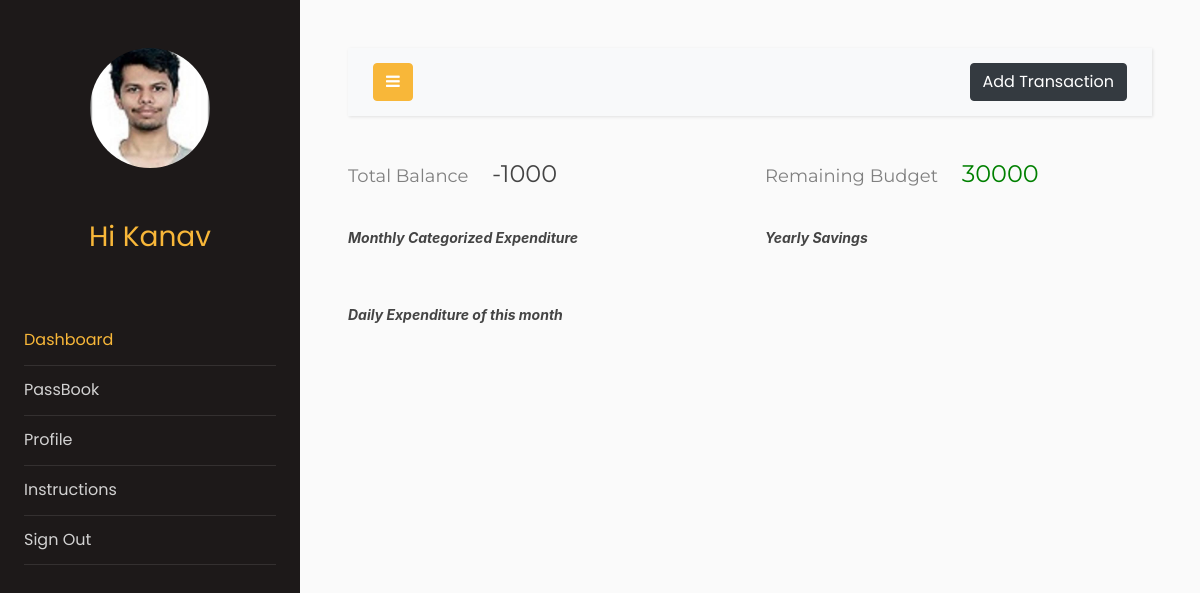
/dashboard (signed in), run on an earlier commit of the app's database.
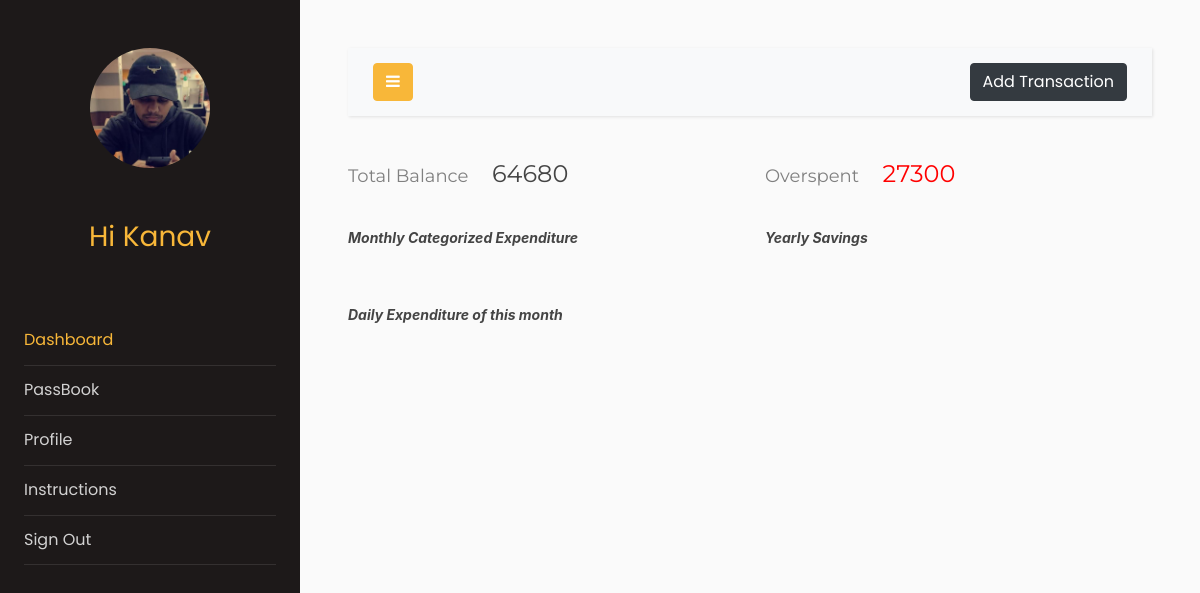
And on a later commit of the database.
### models.py (models this page shows, shortened)
class Users(db.Model, UserMixin):
    __tablename__ = "users"
    id = db.Column(db.Integer, primary_key=True)
    email = db.Column(db.String(64), unique=True, index=True)
    name = db.Column(db.String(64))
    pasword_hash = db.Column(db.String(128))
    income = db.Column(db.Integer)
    budget = db.Column(db.Integer, default=0)
    profile_image = db.Column(
        db.String(128), nullable=False, default="default_profile.jpeg"
    )
    trans = db.relationship("Transactions", backref="User", lazy="dynamic")

### app.py (the view, shortened to what this page needs)
@app.route("/dashboard", methods=["GET", "POST"])
@login_required
def dashboard():
    transForm = transactionForm()
    bar = ghaint_chart()
    line = baseGraph()
    line2 = baseGraph2()
    line3 = savingGraph()
    line4 = savingGraph2()
    TotalBal = totalBal()
    LeftBal = leftBal()
    return render_template(
        "dashboard.html",
        transForm=transForm,
        plot=bar,
        plot2=line,
        plot3=line2,
        plot4=line3,
        plot5=line4,
        totalBal=TotalBal,
        leftBal=LeftBal,
    )

### basicGraph.py (called while the page is built)
def expenditure(mydate):
    amount = 0
    uid = current_user.id
    for obj in Transactions.query.filter_by(userId = uid).all():
        if obj.date.year == today.year and obj.date.month == today.month and obj.date.day <= mydate:
            if obj.cashFlow == 2:
                amount += obj.amount
    return amount

def basic_graph():
    x = np.arange(31)
    y = [0]*31
    uid = current_user.id
    for obj in Transactions.query.filter_by(userId = uid).all():
        if obj.date.year == today.year and obj.date.month == today.month and obj.cashFlow == 2:
            y[obj.date.day] += obj.amount
    return x,y

def basic_graph2():
    x = np.arange(31)
    y = [0]*31
    for xi in x:
        y[xi] = expenditure(xi)
    return x,y

### graphs.py (called while the page is built)
def savingGraph():
    x, y = savings()
    df = pd.DataFrame({"x": x, "y": y})  # creating a sample dataframe
    data = [
        go.Scatter(x=df["x"], y=df["y"], mode="lines", name="Monthly")
    ]  # assign x as the dataframe column 'x'
    graphJSON = json.dumps(data, cls=plotly.utils.PlotlyJSONEncoder)
    return graphJSON

### models.py (called while the page is built)
@login_manager.user_loader
def load_user(user_id):
    return Users.query.get(user_id)

### templates/dashboard.html (shortened to what this page needs)
<!doctype html>
<html lang="en">
  <head>
		<link rel="stylesheet" href="https://stackpath.bootstrapcdn.com/font-awesome/4.7.0/css/font-awesome.min.css">
    <link rel="stylesheet" href="{{ url_for('static', filename='css1/style.css') }}">
  </head>
  <body style="overflow-x: hidden;">
		<div class="wrapper d-flex align-items-stretch">
			<nav id="sidebar">
				<div class="p-4 pt-5">
		  		<a href="#" class="img logo rounded-circle mb-5" style="background-image: url({{url_for('static',filename='profile_pics/'+current_user.profile_image)}});"></a>
          <h3 style="color: #f8b739; font-family: Poppins, Arial, sans-serif; text-align: center;">Hi {{current_user.name}}</h3>
          <br>
          <br>
          <ul class="list-unstyled components mb-5">
	          <li class="active">
	            <a href="{{url_for('dashboard')}}" >Dashboard</a>
	          </li>
            <li>
              <a href="{{url_for('passbook')}}">PassBook</a>
            </li>
            <li>
              <a href="{{url_for('profile')}}">Profile</a>
            </li>
            <li>
              <a href="{{url_for('instructions')}}">Instructions</a>
          </li>
	          <li>
              <a href="{{url_for('logout')}}">Sign Out</a>
            </li>
	        </ul>
	      </div>
    	</nav>
      <div id="content" class="p-4 p-md-5">
        <nav class="navbar navbar-expand-lg navbar-light bg-light">
          <div class="container-fluid">
            <button type="button" id="sidebarCollapse" class="btn btn-primary">
              <i class="fa fa-bars"></i>
            </button>
            <button class="btn btn-dark ml-auto d-inline-block" data-toggle="modal" data-target="#transaction">Add Transaction</button>
          </div>
        </nav>
        <div class="row">
          <div class="col-md-6">
            <h4 style="font-family: Montserrat; color: #444;"><span style="color: grey; font-size: large;">Total Balance &nbsp &nbsp </span>{{totalBal}}</h4>
          </div>
          <div class="col-md-6">
            {%if leftBal>=0%}
            <h4 style="font-family: Montserrat; color: #444;"><span style="color: grey; font-size: large;">Remaining Budget &nbsp &nbsp </span><span style="color: green;">{{leftBal}}</span></h4>
            {%else%}
            <h4 style="font-family: Montserrat; color: #444;"><span style="color: grey; font-size: large;">Overspent &nbsp &nbsp </span><span style="color: red;">{{(-leftBal)}}</span></h4>
            {%endif%}
          </div>
        </div>
        <br>
          <div class="row">
            <div class="col-md-6">
              <em style="font-family:-apple-system, BlinkMacSystemFont, 'Segoe UI', Roboto, Oxygen, Ubuntu, Cantarell, 'Open Sans', 'Helvetica Neue', sans-serif; color: #444; font-weight: bold;">
                Monthly Categorized Expenditure</em>
            </div>
            <div class="col-md-6">
              <em
                style="font-family:-apple-system, BlinkMacSystemFont, 'Segoe UI', Roboto, Oxygen, Ubuntu, Cantarell, 'Open Sans', 'Helvetica Neue', sans-serif; color: #444; font-weight: bold;">
                Yearly Savings</em>
            </div>
            </div>
            <div class="row">
              <div class="col-md-12">
                <em
                    style="font-family:-apple-system, BlinkMacSystemFont, 'Segoe UI', Roboto, Oxygen, Ubuntu, Cantarell, 'Open Sans', 'Helvetica Neue', sans-serif; color: #444; font-weight: bold;">
                Daily Expenditure of this month</em>
              </div>
            </div>
        </div>
		</div>
  </body>
</html>

What changed in the data, as far as the page shows it:
changed Users "Kanav": profile_image: a different picture
Also different on the page:
{{ totalBal }}: "-1000" → "64680"
{{ (-leftBal) }}: (not shown) → "27300"
{{ leftBal }}: "30000" → (not shown)
text no longer shown: "Remaining Budget"
text now shown: "Overspent"
